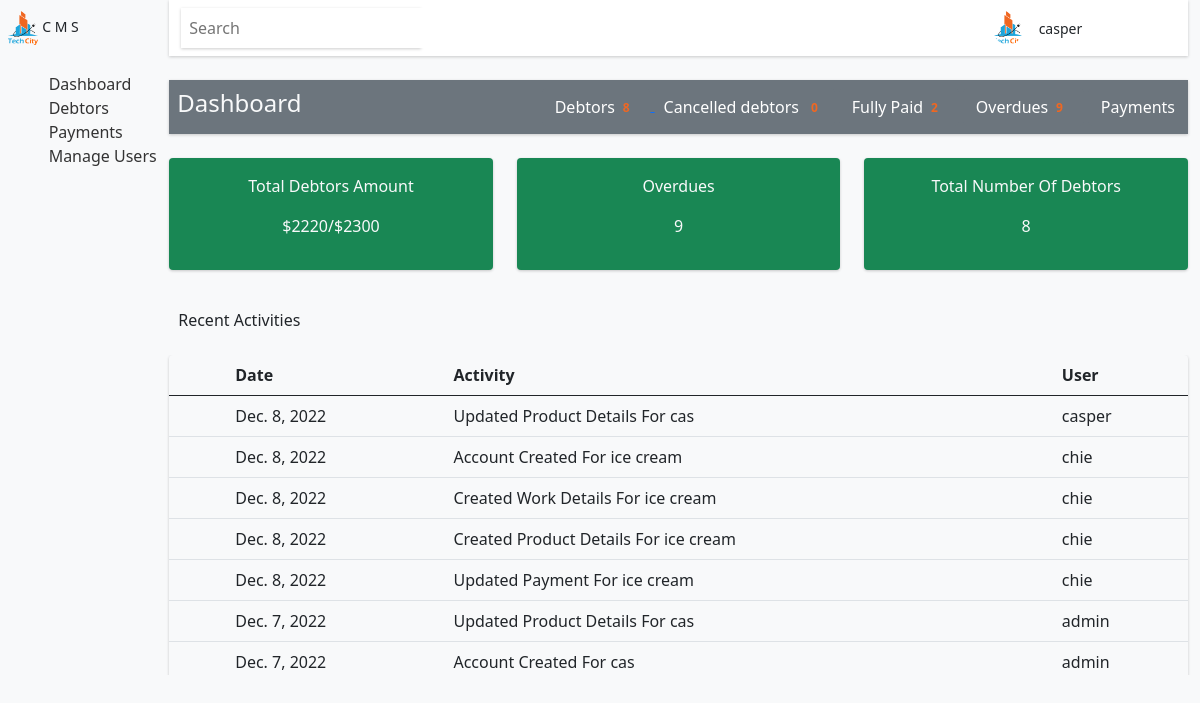
The page /adminDashboard/ (signed in) on the database as committed earlier.
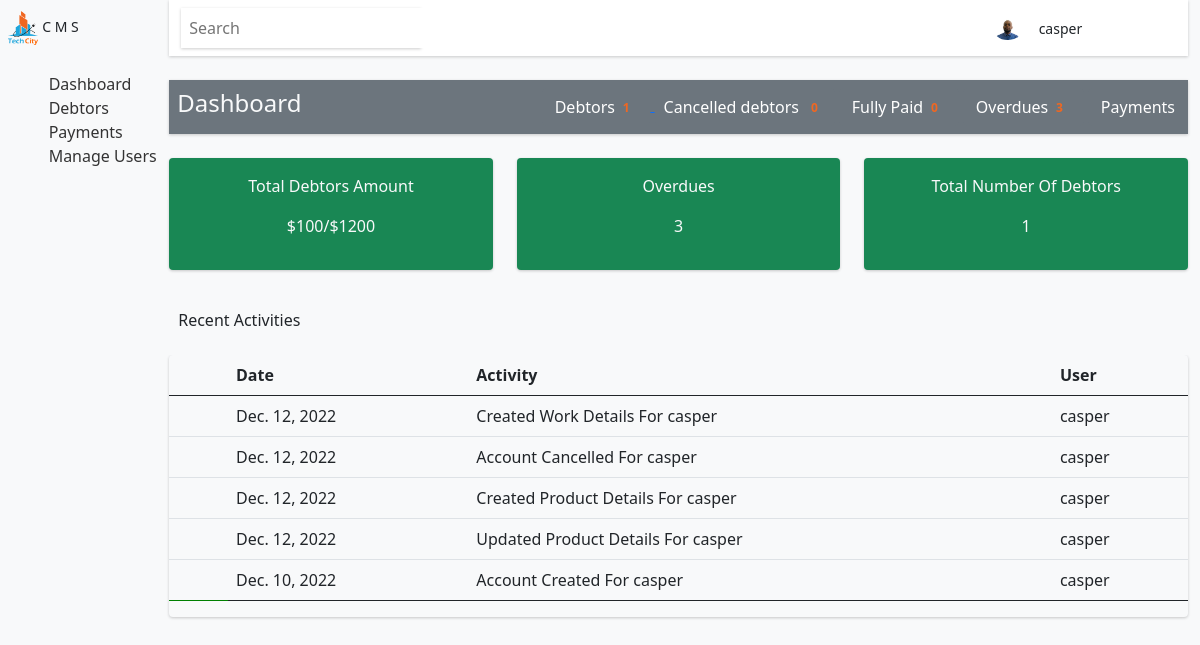
The same page on the database as committed later.
### base/models.py (models this page shows)
class User(AbstractUser):
    position = models.CharField(max_length=50)
    image = models.ImageField(upload_to='profile', blank = True, default = 'profile/avatar.svg')
    USERNAME_FIELD = 'username'
    REQUIRED_FIELDS = []
    def __str__(self):
        return self.username

### notis/models.py (models this page shows, shortened)
class Notifications(models.Model):
    user = models.ForeignKey("base.User", on_delete=models.CASCADE)
    partial_id = models.CharField(max_length=50)
    title = models.CharField(max_length=50)
    content = models.CharField(max_length=255)
    is_read = models.CharField(max_length=50, blank=True, default = 'no')
    created = models.DateField(auto_now_add=True)
    class Meta:
        ordering = ['-created']

### base/views.py (the view)
# urls.py: path('adminDashboard/', views.adminDashboard, name='adminDashboard'),
@login_required(login_url = 'login')
def adminDashboard(request):
    q = request.GET.get('q') if request.GET.get('q') != None else ''
    notis = Notifications.objects.filter(Q(created__icontains = q))
    canclledCount = Debtor.objects.filter(status = 'cancelled').count()
    debtors = Debtor.objects.all()
    fully_paid = Debtor.objects.filter(is_fully_paid = 'yes').count()
    total_sp = Debtor.objects.aggregate(Sum('product__product_amount'))
    total_dp = Debtor.objects.aggregate(Sum('product__deposit'))
    overdues_count = Debtor()
    overdues = Debtor()
    total_amount = Debtor()
    all_total_amounts = 0
    totals = 0
    for debtor_amounts in total_amount.total:
        for amounts in debtor_amounts.values():
            try:
                all_total_amounts = amounts + all_total_amounts
            except:
                pass
    try:
        totals = all_total_amounts + total_dp['product__deposit__sum']
    except:
        pass
    context = {
        'total':totals ,
        'activities': notis,
        'debtors': debtors.count(),
        'cancelledCount':canclledCount,
        'total_sp': total_sp['product__product_amount__sum'],
        'fully_paid': fully_paid,
        'overdues_count': overdues_count.due_in_thirty.count() + overdues_count.due_in_sixty.count() + overdues_count.due_in_ninety.count()
    }
    return render(request, 'dashboard.html', context)

### base/models.py (called while the page is built)
    @property
    def due_in_thirty(self):
        debtor_due = Debtor.objects.filter(first_payment_date__lte = date.today()) & Debtor.objects.filter(product__first_payment__lte = 0)
        return debtor_due

    @property
    def due_in_sixty(self):
        debtor_due = Debtor.objects.filter(second_payment_date__lte = date.today()) & Debtor.objects.filter(product__second_payment__lte = 0)
        return debtor_due

    @property
    def due_in_ninety(self):
        debtor_due = Debtor.objects.filter(final_payment_date__lte = date.today())& Debtor.objects.filter(product__final_payment__lte = 0)
        return debtor_due

    @property
    def total(self):
        debtor_thirty_amounts = Debtor.objects.aggregate(Sum('product__first_payment'))
        debtor_sixty_amounts = Debtor.objects.aggregate(Sum('product__second_payment'))
        debtor_final_amounts = Debtor.objects.aggregate(Sum('product__final_payment'))
        return debtor_thirty_amounts, debtor_sixty_amounts, debtor_final_amounts

### Templates/dashboard.html (shortened to what the changed rows need)
{% extends 'base/base.html' %}
{% load static %}
{% block content %}
    <div class="dash">
        <div class="center-panel">
            {% include 'base/header.html' %}
            <section class="main-app-area mt-4">
                <div class="container">
                    <div class="head d-flex justify-content-between align-items-center mb-4 bg-secondary text-light py-2">
                        <div class="button">
                            <a href="{% url 'debtors' %}">
                                <div class="btn btn btn-secondary">Debtors<span class="badge" style="color:#f06721;">{{debtors}}</span></div>
                            </a>
                            <a href="{% url 'fullyPaidDebtors' %}"class="btn btn btn-secondary">Fully Paid<span class="badge" style="color:#f06721;">{{fully_paid}}</span></a>
                            <a href="{% url 'overdues' %}"class="btn btn btn-secondary">Overdues<span class="badge" style="color:#f06721;">{{overdues_count}}</span></a>
                        </div>
                    </div>
                    <div class="cards mt-3">
                        <div class="row">
                            <div class="col">
                                <div class="card text-light bg-success">
                                    <div class="card-body d-flex flex-column align-items-center justify-content-center">
                                        <p class="card-text">
                                            Total Debtors Amount
                                        </p>
                                        <p>${{total}}/${{total_sp}}</p>
                                    </div>
                                </div>
                            </div>
                            <div class="col">
                                <div class="card text-light bg-success">
                                    <div class="card-body d-flex flex-column align-items-center justify-content-center">
                                        <p class="card-text">
                                            Overdues
                                        </p>
                                        <p>{{overdues_count}}</p>
                                    </div>
                                </div>
                            </div>
                            <div class="col">
                                <div class="card text-light bg-success">
                                    <div class="card-body d-flex flex-column align-items-center justify-content-center">
                                        <p class="card-text">
                                            Total Number Of Debtors
                                        </p>
                                        <p>{{debtors}}</p>
                                    </div>
                                </div>
                            </div>
                        </div>
                    </div>
                </div>
            </section>
            <section class="recent-activities mt-4">
                <div class="container">
                    <div class="row" style="height:40vh;overflow:auto;">
                        <div class="col col-mid-8">
                            <div class="card bg-light">
                                <table class="table-responsive table">
                                    <thead>
                                        <th></th>
                                        <th>Date</th>
                                        <th>Activity</th>
                                        <th>User</th>
                                    </thead>
                                    <tbody>
                                        {% for activity in activities %}
                                        <tr>
                                            <td style="color:green;" ><i class="bi bi-box-arrow-in-up"></i></td>
                                            <td>{{activity.created}}</td>
                                            <td>{{activity.content}} For {{activity.title}} </td>
                                            <td>{{activity.user}}</td>
                                        </tr>
                                        {% endfor %}
                                    </tbody>
                            </div>
                        </div>
                    </div>
                </div>
            </section>
        </div>
    </div>
{% endblock content %}

### Templates/base/header.html (shortened to what this page needs)
{% load static %}
<header class="container d-none d-lg-block d-xl-block">
    <nav class="navbar">
        <div class="container">
            <div class="search d-flex align-items-center">
                <form action="" method="get" class="d-flex">
                    <input type="search" value="" name="q" placeholder="Search" class="py-2 px-2">
                    <button style="background:#fff !important ;" class="btn  btn-sm" type="submit">
                        <i class="bi bi-search text-dark"></i>
                    </button>
                </form>
            </div>
            <div class=" user-notifications px-4 d-flex align-items-center">
                <img src="{{user.image.url}}" alt="image" width="30px">
                <small class="px-3">{{user.username}}</small>
                <small><i class="bi bi-bell" onclick="notficationsShow();"></i></small>
                <small><i class="bi bi-gear px-3" onclick="settingsShow();"></i></small>
            </div>
        </div>
    </nav>
</header>

Rows that differ between the two databases and show on the page:
removed Notifications: created "Dec. 8, 2022", content "Updated Product Details", title "cas", user "casper"
removed Notifications: created "Dec. 8, 2022", content "Account Created", title "ice cream", user "chie"
removed Notifications: created "Dec. 8, 2022", content "Created Work Details", title "ice cream", user "chie"
removed Notifications: created "Dec. 8, 2022", content "Created Product Details", title "ice cream", user "chie"
removed Notifications: created "Dec. 8, 2022", content "Updated Payment", title "ice cream", user "chie"
removed Notifications: created "Dec. 7, 2022", content "Updated Product Details", title "cas", user "admin"
removed Notifications: created "Dec. 7, 2022", content "Account Created", title "cas", user "admin"
changed User "casper": image: a different picture
now on this page (row edited): Notifications: created "Dec. 12, 2022", content "Created Work Details", title "casper", user "casper"
now on this page (row edited): Notifications: created "Dec. 12, 2022", content "Account Cancelled", title "casper", user "casper"
now on this page (row edited): Notifications: created "Dec. 12, 2022", content "Created Product Details", title "casper", user "casper"
now on this page (row edited): Notifications: created "Dec. 12, 2022", content "Updated Product Details", title "casper", user "casper"
now on this page (row edited): Notifications: created "Dec. 10, 2022", content "Account Created", title "casper", user "casper"
Other text that changed with them:
{{ debtors }}: "8" → "1"
{{ fully_paid }}: "2" → "0"
{{ overdues_count }}: "9" → "3"
{{ total }}: "2220" → "100"
{{ total_sp }}: "2300" → "1200"
